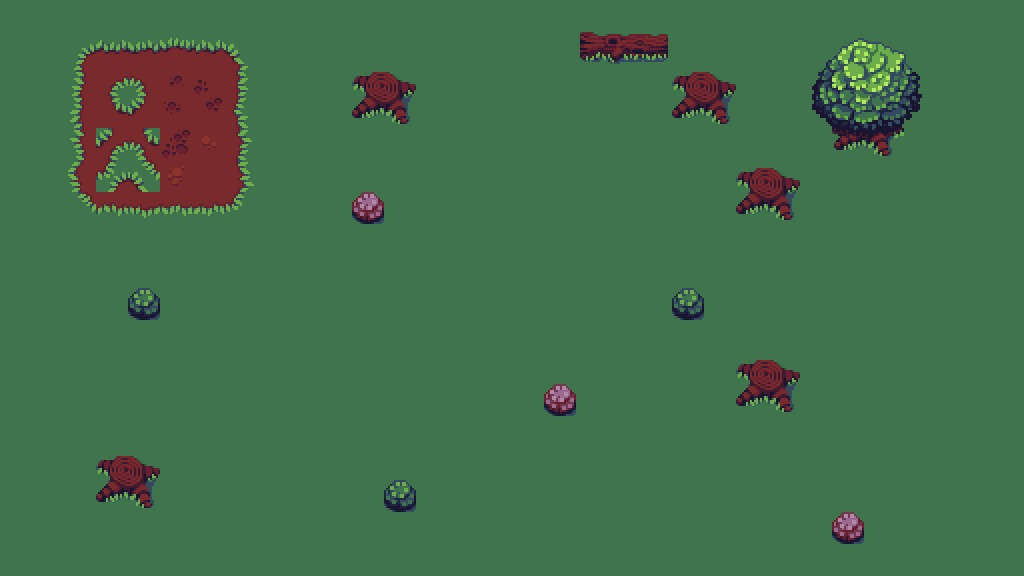

Below is a game level as drawn by its tile map, then a one-line description and the .tmx file that defines it, in full:
An orthogonal 32x18 tile map with 32x32 px tiles, 2 tile layers (ground, stores), 2 tilesets.

<map version="1.10" tiledversion="1.10.2" orientation="orthogonal" renderorder="right-up" width="32" height="18" tilewidth="32" tileheight="32" infinite="0" nextlayerid="3" nextobjectid="1">
 <tileset firstgid="1" source="floors.tsx" />
 <tileset firstgid="2049" source="sheet.tsx" />
 <layer id="1" name="ground" width="32" height="18">
  <data encoding="csv">
2199,2199,2199,2199,2199,2199,2199,2199,2199,2199,2199,2199,2199,2199,2199,2199,2199,2199,2199,2199,2199,2199,2199,2199,2199,2199,2199,2199,2199,2199,2199,2199,
2199,2199,2049,2050,2051,2052,2053,2054,2199,2199,2199,2199,2199,2199,2199,2199,2199,2199,2199,2199,2199,2199,2199,2199,2199,2199,2199,2199,2199,2199,2199,2199,
2199,2199,2073,2074,2075,2076,2077,2078,2199,2199,2199,2199,2199,2199,2199,2199,2199,2199,2199,2199,2199,2199,2199,2199,2199,2199,2199,2199,2199,2199,2199,2199,
2199,2199,2097,2098,2099,2100,2101,2102,2199,2199,2199,2199,2199,2199,2199,2199,2199,2199,2199,2199,2199,2199,2199,2199,2199,2199,2199,2199,2199,2199,2199,2199,
2199,2199,2121,2122,2123,2124,2125,2126,2199,2199,2199,2199,2199,2199,2199,2199,2199,2199,2199,2199,2199,2199,2199,2199,2199,2199,2199,2199,2199,2199,2199,2199,
2199,2199,2145,2146,2147,2148,2149,2150,2199,2199,2199,2199,2199,2199,2199,2199,2199,2199,2199,2199,2199,2199,2199,2199,2199,2199,2199,2199,2199,2199,2199,2199,
2199,2199,2169,2170,2171,2172,2173,2174,2199,2199,2199,2199,2199,2199,2199,2199,2199,2199,2199,2199,2199,2199,2199,2199,2199,2199,2199,2199,2199,2199,2199,2199,
2199,2199,2199,2199,2199,2199,2199,2199,2199,2199,2199,2199,2199,2199,2199,2199,2199,2199,2199,2199,2199,2199,2199,2199,2199,2199,2199,2199,2199,2199,2199,2199,
2199,2199,2199,2199,2199,2199,2199,2199,2199,2199,2199,2199,2199,2199,2199,2199,2199,2199,2199,2199,2199,2199,2199,2199,2199,2199,2199,2199,2199,2199,2199,2199,
2199,2199,2199,2199,2199,2199,2199,2199,2199,2199,2199,2199,2199,2199,2199,2199,2199,2199,2199,2199,2199,2199,2199,2199,2199,2199,2199,2199,2199,2199,2199,2199,
2199,2199,2199,2199,2199,2199,2199,2199,2199,2199,2199,2199,2199,2199,2199,2199,2199,2199,2199,2199,2199,2199,2199,2199,2199,2199,2199,2199,2199,2199,2199,2199,
2199,2199,2199,2199,2199,2199,2199,2199,2199,2199,2199,2199,2199,2199,2199,2199,2199,2199,2199,2199,2199,2199,2199,2199,2199,2199,2199,2199,2199,2199,2199,2199,
2199,2199,2199,2199,2199,2199,2199,2199,2199,2199,2199,2199,2199,2199,2199,2199,2199,2199,2199,2199,2199,2199,2199,2199,2199,2199,2199,2199,2199,2199,2199,2199,
2199,2199,2199,2199,2199,2199,2199,2199,2199,2199,2199,2199,2199,2199,2199,2199,2199,2199,2199,2199,2199,2199,2199,2199,2199,2199,2199,2199,2199,2199,2199,2199,
2199,2199,2199,2199,2199,2199,2199,2199,2199,2199,2199,2199,2199,2199,2199,2199,2199,2199,2199,2199,2199,2199,2199,2199,2199,2199,2199,2199,2199,2199,2199,2199,
2199,2199,2199,2199,2199,2199,2199,2199,2199,2199,2199,2199,2199,2199,2199,2199,2199,2199,2199,2199,2199,2199,2199,2199,2199,2199,2199,2199,2199,2199,2199,2199,
2199,2199,2199,2199,2199,2199,2199,2199,2199,2199,2199,2199,2199,2199,2199,2199,2199,2199,2199,2199,2199,2199,2199,2199,2199,2199,2199,2199,2199,2199,2199,2199,
2199,2199,2199,2199,2199,2199,2199,2199,2199,2199,2199,2199,2199,2199,2199,2199,2199,2199,2199,2199,2199,2199,2199,2199,2199,2199,2199,2199,2199,2199,2199,2199
</data>
 </layer>
 <layer id="2" name="stores" width="32" height="18">
  <data encoding="csv">
0,0,0,0,0,0,0,0,0,0,0,0,0,0,0,0,0,0,0,0,0,0,0,0,0,0,0,0,0,0,0,0,
0,0,0,0,0,0,0,0,0,0,0,0,0,0,0,0,0,0,2278,2279,2280,0,0,0,0,2208,2209,2210,2211,0,0,0,
0,0,0,0,0,0,0,0,0,0,0,2206,2207,0,0,0,0,0,0,0,0,2206,2207,0,0,2232,2233,2234,2235,0,0,0,
0,0,0,0,0,0,0,0,0,0,0,2230,2231,0,0,0,0,0,0,0,0,2230,2231,0,0,2256,2257,2258,2259,0,0,0,
0,0,0,0,0,0,0,0,0,0,0,0,0,0,0,0,0,0,0,0,0,0,0,0,0,0,2281,2282,2283,0,0,0,
0,0,0,0,0,0,0,0,0,0,0,0,0,0,0,0,0,0,0,0,0,0,0,2206,2207,0,0,0,0,0,0,0,
0,0,0,0,0,0,0,0,0,0,0,2331,0,0,0,0,0,0,0,0,0,0,0,2230,2231,0,0,0,0,0,0,0,
0,0,0,0,0,0,0,0,0,0,0,0,0,0,0,0,0,0,0,0,0,0,0,0,0,0,0,0,0,0,0,0,
0,0,0,0,0,0,0,0,0,0,0,0,0,0,0,0,0,0,0,0,0,0,0,0,0,0,0,0,0,0,0,0,
0,0,0,0,2330,0,0,0,0,0,0,0,0,0,0,0,0,0,0,0,0,2330,0,0,0,0,0,0,0,0,0,0,
0,0,0,0,0,0,0,0,0,0,0,0,0,0,0,0,0,0,0,0,0,0,0,0,0,0,0,0,0,0,0,0,
0,0,0,0,0,0,0,0,0,0,0,0,0,0,0,0,0,0,0,0,0,0,0,2206,2207,0,0,0,0,0,0,0,
0,0,0,0,0,0,0,0,0,0,0,0,0,0,0,0,0,2331,0,0,0,0,0,2230,2231,0,0,0,0,0,0,0,
0,0,0,0,0,0,0,0,0,0,0,0,0,0,0,0,0,0,0,0,0,0,0,0,0,0,0,0,0,0,0,0,
0,0,0,2206,2207,0,0,0,0,0,0,0,0,0,0,0,0,0,0,0,0,0,0,0,0,0,0,0,0,0,0,0,
0,0,0,2230,2231,0,0,0,0,0,0,0,2330,0,0,0,0,0,0,0,0,0,0,0,0,0,0,0,0,0,0,0,
0,0,0,0,0,0,0,0,0,0,0,0,0,0,0,0,0,0,0,0,0,0,0,0,0,0,2331,0,0,0,0,0,
0,0,0,0,0,0,0,0,0,0,0,0,0,0,0,0,0,0,0,0,0,0,0,0,0,0,0,0,0,0,0,0
</data>
 </layer>
</map>
